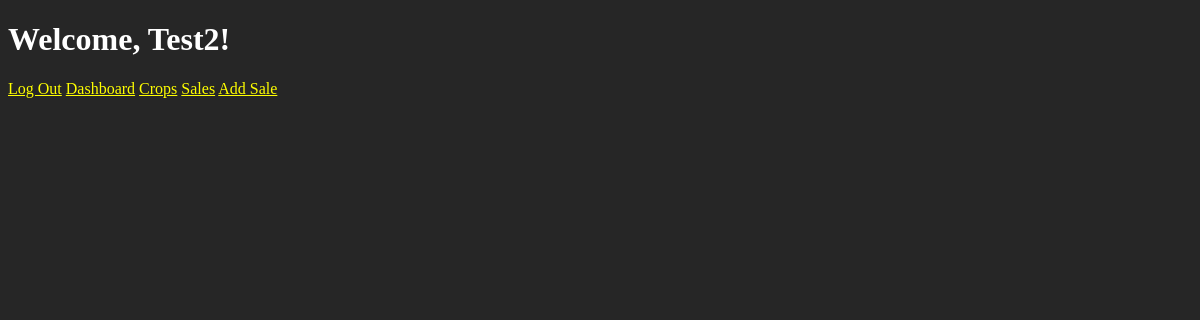
Before: / (signed in) with the older database file.
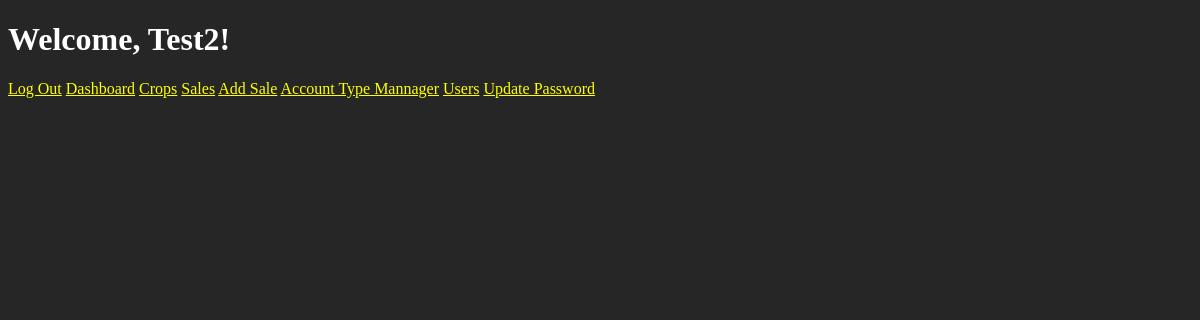
After: the same page with the newer database file.
### app.py (the view)
@app.route("/")
@login_required
def index():
    return render_template("index.html")

### app.py (called while the page is built)
@login_manager.user_loader
def load_user(user_id):
    return Users.query.get(int(user_id))

### templates/index.html (shortened to what this page needs)
{% extends "base.html" %}
{% block content %}
<h1>Welcome, {{ current_user.username }}!</h1>
<a href="/logout">Log Out</a>
<a href="/">Dashboard</a>
<a href="/crops">Crops</a>
<a href="/sales">Sales</a>
<a href="/addSale">Add Sale</a>
{% if current_user.accounttype == "Admin" %}
<a href="/accountTypeMannager">Account Type Mannager</a>
<a href="/users">Users</a>
<a href="{{ url_for('updatePassword', userid=current_user.id) }}">Update Password</a>
{% endif %}
{% endblock %}

Changed rows visible on the page:
changed Users "Test2": accounttype "User" → "Admin" (drawn)
Other visible differences:
text now shown: "Account Type Mannager Users Update Password"
